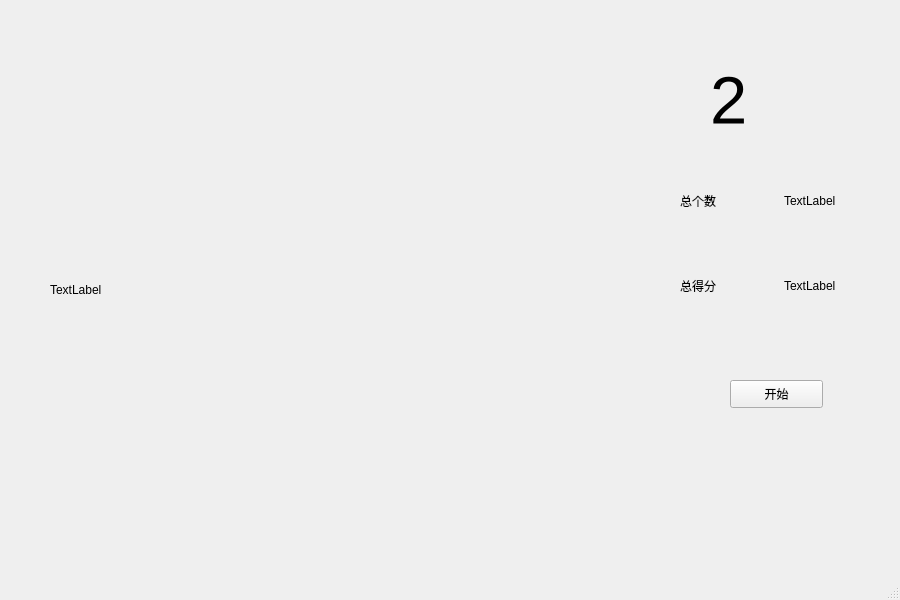
<?xml version="1.0" encoding="UTF-8"?>
<ui version="4.0">
 <class>MainWindow</class>
 <widget class="QMainWindow" name="MainWindow">
  <property name="geometry">
   <rect>
    <x>0</x>
    <y>0</y>
    <width>900</width>
    <height>600</height>
   </rect>
  </property>
  <property name="windowTitle">
   <string>MainWindow</string>
  </property>
  <widget class="QWidget" name="centralwidget">
   <widget class="QLabel" name="vediolabel">
    <property name="geometry">
     <rect>
      <x>50</x>
      <y>50</y>
      <width>600</width>
      <height>480</height>
     </rect>
    </property>
    <property name="text">
     <string>TextLabel</string>
    </property>
   </widget>
   <widget class="QWidget" name="layoutWidget">
    <property name="geometry">
     <rect>
      <x>680</x>
      <y>160</y>
      <width>201</width>
      <height>81</height>
     </rect>
    </property>
    <layout class="QHBoxLayout" name="horizontalLayout">
     <item>
      <widget class="QLabel" name="sum">
       <property name="text">
        <string>总个数</string>
       </property>
      </widget>
     </item>
     <item>
      <widget class="QLabel" name="total">
       <property name="text">
        <string>TextLabel</string>
       </property>
      </widget>
     </item>
    </layout>
   </widget>
   <widget class="QWidget" name="layoutWidget">
    <property name="geometry">
     <rect>
      <x>680</x>
      <y>250</y>
      <width>201</width>
      <height>71</height>
     </rect>
    </property>
    <layout class="QHBoxLayout" name="horizontalLayout_2">
     <item>
      <widget class="QLabel" name="sum_s">
       <property name="text">
        <string>总得分</string>
       </property>
      </widget>
     </item>
     <item>
      <widget class="QLabel" name="s">
       <property name="text">
        <string>TextLabel</string>
       </property>
      </widget>
     </item>
    </layout>
   </widget>
   <widget class="QPushButton" name="start">
    <property name="geometry">
     <rect>
      <x>730</x>
      <y>380</y>
      <width>93</width>
      <height>28</height>
     </rect>
    </property>
    <property name="text">
     <string>开始</string>
    </property>
   </widget>
   <widget class="QLabel" name="time">
    <property name="geometry">
     <rect>
      <x>710</x>
      <y>50</y>
      <width>141</width>
      <height>101</height>
     </rect>
    </property>
    <property name="font">
     <font>
      <pointsize>50</pointsize>
     </font>
    </property>
    <property name="text">
     <string>2</string>
    </property>
   </widget>
  </widget>
  <widget class="QMenuBar" name="menubar">
   <property name="geometry">
    <rect>
     <x>0</x>
     <y>0</y>
     <width>900</width>
     <height>26</height>
    </rect>
   </property>
  </widget>
  <widget class="QStatusBar" name="statusbar"/>
 </widget>
 <resources/>
 <connections/>
</ui>
